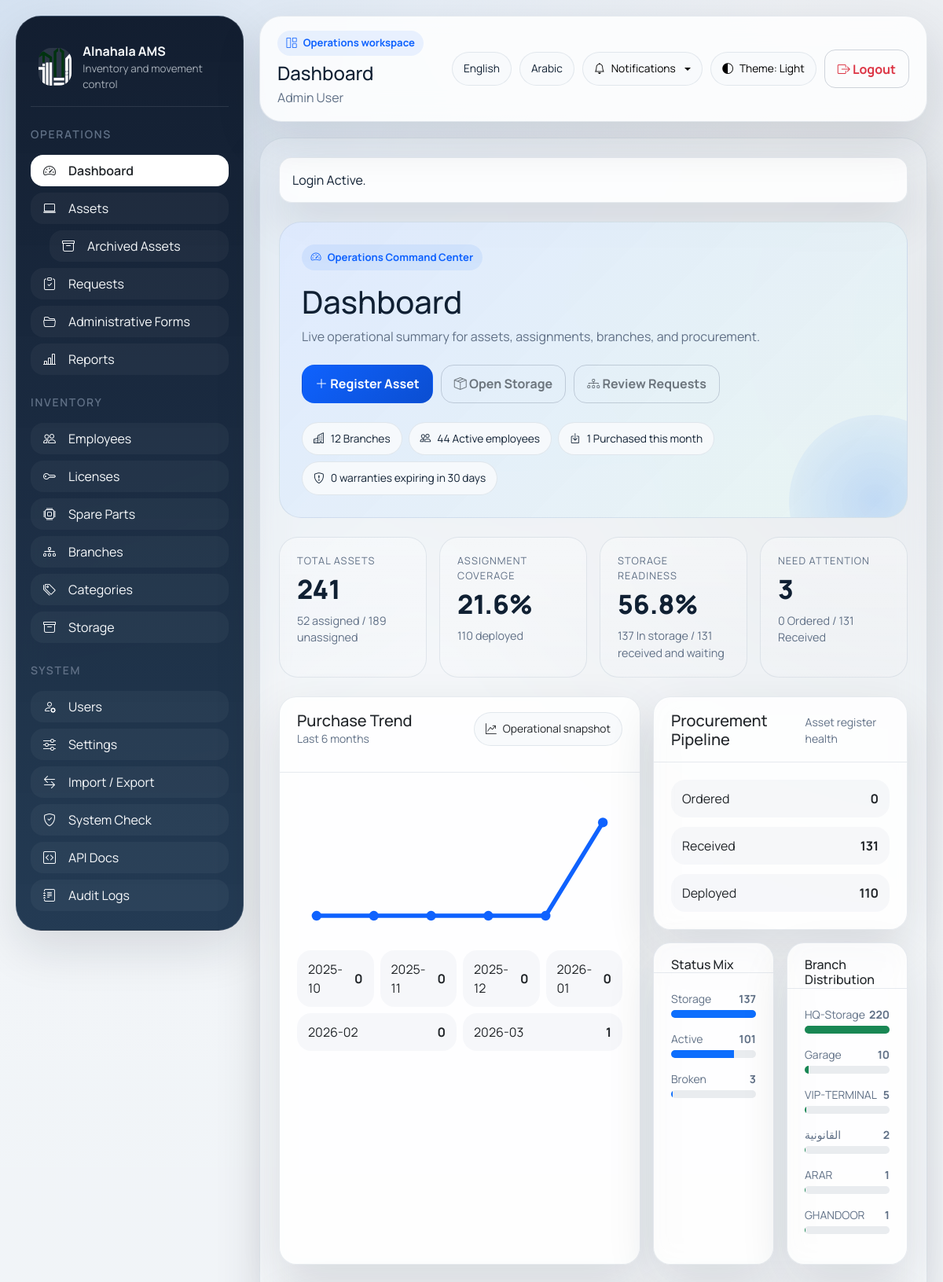
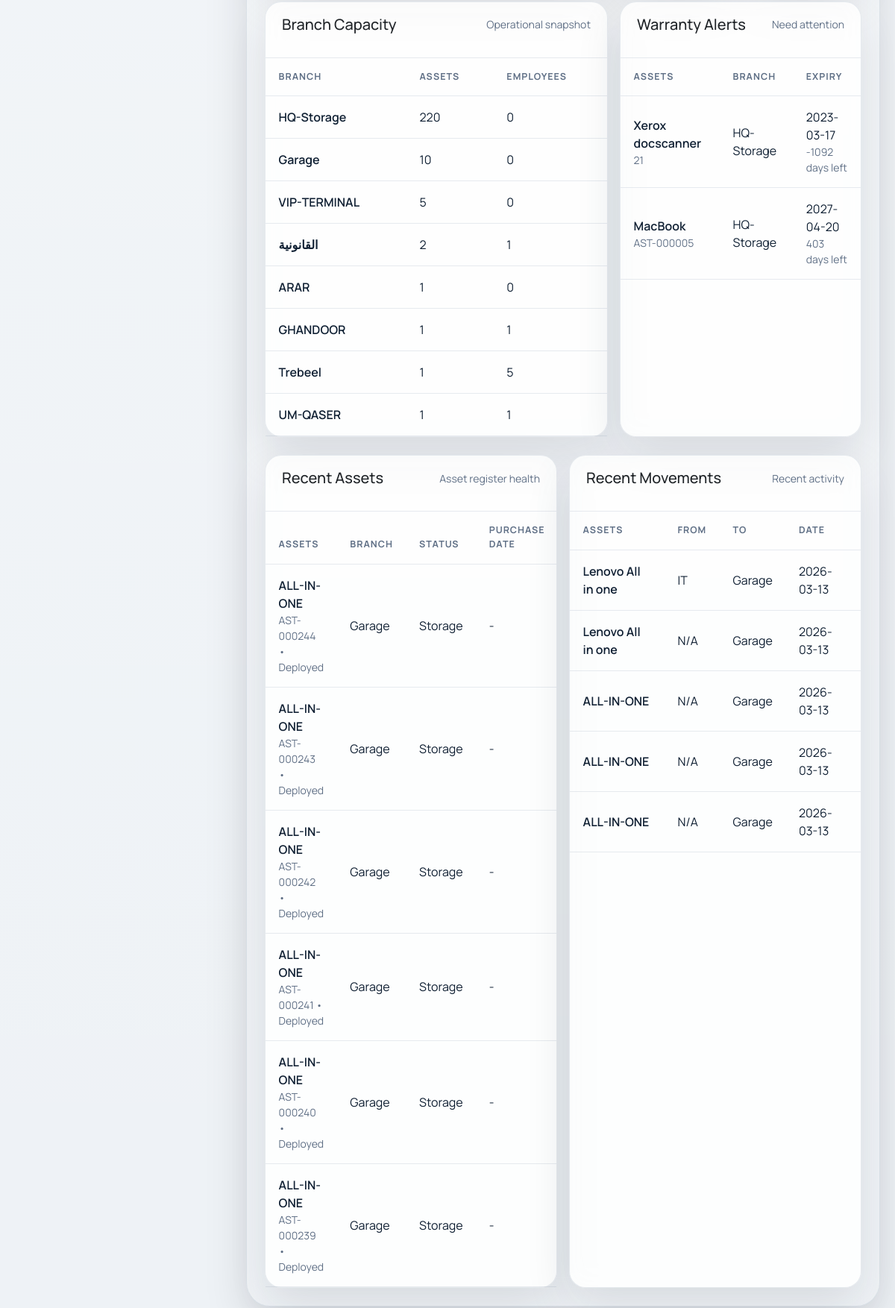
Page /index.php?route=/ (signed in) on the committed database (2 pictures, top to bottom).
### tables this page shows
CREATE TABLE `assets` (
  `id` bigint(20) NOT NULL AUTO_INCREMENT,
  `name` varchar(150) NOT NULL,
  `tag` varchar(50) DEFAULT NULL,
  `barcode` varchar(255) DEFAULT NULL,
  `request_id` bigint(20) DEFAULT NULL,
  `stock_group_id` bigint(20) DEFAULT NULL,
  `category_id` bigint(20) NOT NULL,
  `brand` varchar(100) DEFAULT NULL,
  `model` varchar(100) DEFAULT NULL,
  `serial_number` varchar(100) DEFAULT NULL,
  `purchase_date` date DEFAULT NULL,
  `warranty_expiry` date DEFAULT NULL,
  `procurement_stage` enum('ordered','received','deployed') NOT NULL DEFAULT 'received',
  `vendor_name` varchar(150) DEFAULT NULL,
  `invoice_number` varchar(100) DEFAULT NULL,
  `status` enum('active','repair','broken','storage','archived') DEFAULT 'active',
  `archived_at` timestamp NULL DEFAULT NULL,
  `archive_reason` text DEFAULT NULL,
  `branch_id` bigint(20) DEFAULT NULL,
  `assigned_employee_id` bigint(20) DEFAULT NULL,
  `assigned_user_id` bigint(20) DEFAULT NULL,
  `notes` text DEFAULT NULL,
  `image_path` varchar(255) DEFAULT NULL,
  `created_at` timestamp NOT NULL DEFAULT current_timestamp() ON UPDATE current_timestamp(),
  `updated_at` timestamp NOT NULL DEFAULT '0000-00-00 00:00:00',
  PRIMARY KEY (`id`),
  UNIQUE KEY `tag` (`tag`),
  KEY `category_id` (`category_id`),
  KEY `branch_id` (`branch_id`),
  KEY `assigned_user_id` (`assigned_user_id`),
  KEY `fk_assets_assigned_employee` (`assigned_employee_id`),
  KEY `fk_assets_request_id` (`request_id`),
  KEY `fk_assets_stock_group_id` (`stock_group_id`),
  CONSTRAINT `assets_ibfk_1` FOREIGN KEY (`category_id`) REFERENCES `asset_categories` (`id`),
  CONSTRAINT `assets_ibfk_2` FOREIGN KEY (`branch_id`) REFERENCES `branches` (`id`),
  CONSTRAINT `assets_ibfk_3` FOREIGN KEY (`assigned_user_id`) REFERENCES `users` (`id`),
  CONSTRAINT `fk_assets_assigned_employee` FOREIGN KEY (`assigned_employee_id`) REFERENCES `employees` (`id`) ON DELETE SET NULL,
  CONSTRAINT `fk_assets_request_id` FOREIGN KEY (`request_id`) REFERENCES `asset_requests` (`id`) ON DELETE SET NULL,
  CONSTRAINT `fk_assets_stock_group_id` FOREIGN KEY (`stock_group_id`) REFERENCES `asset_stock_groups` (`id`) ON DELETE SET NULL
);

### resources/views/dashboard/index.blade.php (the view, shortened to what the rows shown need)
<div class="ops-hero mb-4">
    <div class="d-flex flex-wrap justify-content-between align-items-start gap-4 position-relative" style="z-index:1;">
        <div>
            <h1 class="mb-2"><?= e(__('nav.dashboard', 'Dashboard')) ?></h1>
        </div>
    </div>
</div>
<div class="row g-3 mb-4">
    <div class="col-xl-7">
        <div class="card h-100 ops-table-card">
            <div class="table-responsive">
                <table class="table align-middle mb-0">
                    <thead>
                        <tr>
                            <th><?= e(__('common.branch', 'Branch')) ?></th>
                            <th><?= e(__('nav.assets', 'Assets')) ?></th>
                            <th><?= e(__('nav.employees', 'Employees')) ?></th>
                        </tr>
                    </thead>
                </table>
            </div>
        </div>
    </div>
    <div class="col-xl-5">
        <div class="card h-100 ops-table-card">
            <div class="table-responsive">
                <table class="table align-middle mb-0">
                    <thead>
                        <tr>
                            <th><?= e(__('nav.assets', 'Assets')) ?></th>
                            <th><?= e(__('common.branch', 'Branch')) ?></th>
                            <th><?= e(__('dashboard.expiry', 'Expiry')) ?></th>
                        </tr>
                    </thead>
                    <tbody>
                        <?php if ($overview['warranty_alerts'] !== []): ?>
                            <?php foreach ($overview['warranty_alerts'] as $row): ?>
                                <tr>
                                    <td>
                                        <a href="<?= e(route('assets.show', ['id' => $row['id']])) ?>" class="fw-semibold"><?= e($row['name']) ?></a>
                                        <div class="small text-muted"><?= e($row['tag']) ?></div>
                                    </td>
                                    <td><?= e($row['branch']) ?></td>
                                    <td>
                                        <?= e($row['warranty_expiry']) ?>
                                        <div class="small text-muted"><?= e((string) $row['days_left']) ?> <?= e(__('notifications.days_left', 'days left')) ?></div>
                                    </td>
                                </tr>
                            <?php endforeach; ?>
                        <?php else: ?>
                            <tr><td colspan="3" class="text-muted py-5"><?= e(__('dashboard.no_warranty_data', 'No warranty dates available.')) ?></td></tr>
                        <?php endif; ?>
                    </tbody>
                </table>
            </div>
        </div>
    </div>
</div>
<div class="row g-3">
    <div class="col-xl-6">
        <div class="card h-100 ops-table-card">
            <div class="table-responsive">
                <table class="table align-middle mb-0">
                    <thead>
                        <tr>
                            <th><?= e(__('nav.assets', 'Assets')) ?></th>
                            <th><?= e(__('common.branch', 'Branch')) ?></th>
                            <th><?= e(__('common.status', 'Status')) ?></th>
                            <th><?= e(__('assets.purchase_date', 'Purchase Date')) ?></th>
                        </tr>
                    </thead>
                    <tbody>
                        <?php if ($overview['recent_assets'] !== []): ?>
                            <?php foreach ($overview['recent_assets'] as $row): ?>
                                <tr>
                                    <td>
                                        <a href="<?= e(route('assets.show', ['id' => $row['id']])) ?>" class="fw-semibold"><?= e($row['name']) ?></a>
                                        <div class="small text-muted"><?= e($row['tag']) ?> • <?= e(__('stage.' . $row['procurement_stage'], ucfirst($row['procurement_stage']))) ?></div>
                                    </td>
                                    <td><?= e($row['branch']) ?></td>
                                    <td><?= e(__('status.' . $row['status'], ucfirst($row['status']))) ?></td>
                                    <td><?= e($row['purchase_date']) ?></td>
                                </tr>
                            <?php endforeach; ?>
                        <?php else: ?>
                            <tr><td colspan="4" class="text-muted py-5"><?= e(__('dashboard.no_assets', 'No assets available.')) ?></td></tr>
                        <?php endif; ?>
                    </tbody>
                </table>
            </div>
        </div>
    </div>
    <div class="col-xl-6">
        <div class="card h-100 ops-table-card">
            <div class="table-responsive">
                <table class="table align-middle mb-0">
                    <thead>
                        <tr>
                            <th><?= e(__('nav.assets', 'Assets')) ?></th>
                            <th><?= e(__('dashboard.from', 'From')) ?></th>
                            <th><?= e(__('dashboard.to', 'To')) ?></th>
                            <th><?= e(__('dashboard.date', 'Date')) ?></th>
                        </tr>
                    </thead>
                </table>
            </div>
        </div>
    </div>
</div>

### rows in the picture
assets: name "Xerox docscanner", tag "21", branch "HQ-Storage", warranty_expiry "2023-03-17", days_left "-1092"
assets: name "MacBook", tag "AST-000005", branch "HQ-Storage", warranty_expiry "2027-04-20", days_left "403"
assets: name "ALL-IN-ONE", tag "AST-000244", procurement_stage "Deployed", branch "Garage", status "Storage", purchase_date "-"
assets: name "ALL-IN-ONE", tag "AST-000243", procurement_stage "Deployed", branch "Garage", status "Storage", purchase_date "-"
assets: name "ALL-IN-ONE", tag "AST-000242", procurement_stage "Deployed", branch "Garage", status "Storage", purchase_date "-"
assets: name "ALL-IN-ONE", tag "AST-000241", procurement_stage "Deployed", branch "Garage", status "Storage", purchase_date "-"
assets: name "ALL-IN-ONE", tag "AST-000240", procurement_stage "Deployed", branch "Garage", status "Storage", purchase_date "-"
assets: name "ALL-IN-ONE", tag "AST-000239", procurement_stage "Deployed", branch "Garage", status "Storage", purchase_date "-"

### other values in the picture
setting('app_name', __('app.name', 'Asset Management')) "Alnahala AMS"
__('sidebar.brand_subtitle', 'Inventory and movement control') "Inventory and movement control"
__('nav.operations', 'Operations') "OPERATIONS"
__('nav.dashboard', 'Dashboard') "Dashboard"
__('nav.assets', 'Assets') "Assets"
__('nav.archived_assets', 'Archived Assets') "Archived Assets"
__('nav.requests', 'Requests') "Requests"
__('nav.administrative_forms', 'Administrative Forms') "Administrative Forms"
__('nav.reports', 'Reports') "Reports"
__('nav.inventory', 'Inventory') "INVENTORY"
__('nav.employees', 'Employees') "Employees"
__('nav.licenses', 'Licenses') "Licenses"
__('nav.spare_parts', 'Spare Parts') "Spare Parts"
__('nav.branches', 'Branches') "Branches"
__('nav.categories', 'Categories') "Categories"
